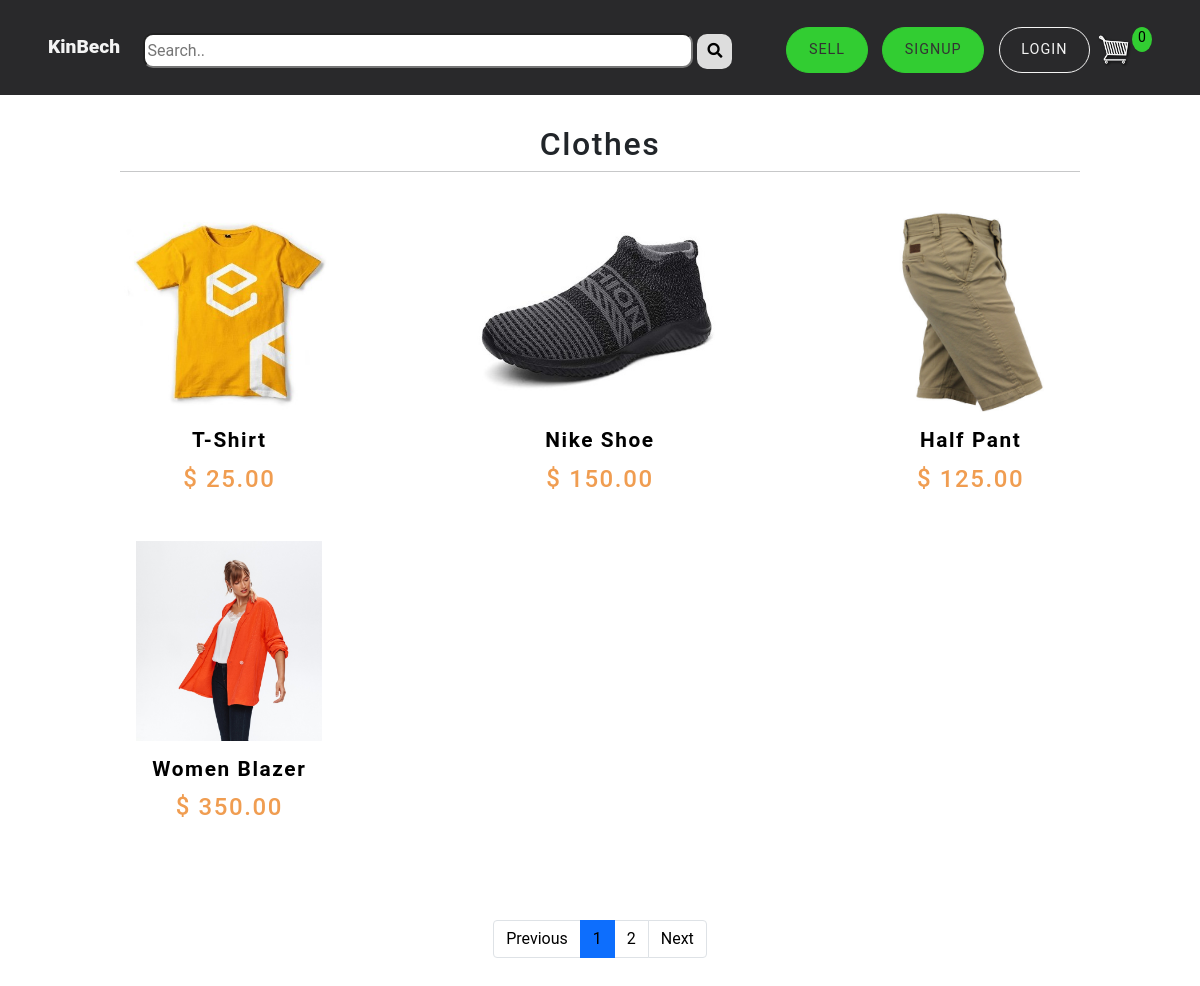
Screenshot of /category/clothes/ with the database file from the repository.
### store/models.py (models this page shows, shortened)
class Product(models.Model):
    seller = models.ForeignKey(Seller, on_delete=models.CASCADE, null=True)
    name = models.CharField(max_length=200, null=True)
    slug = models.SlugField(unique=True, null=True)
    price = models.DecimalField(max_digits=7, decimal_places=2, null=True)
    quantity = models.PositiveIntegerField(default=1, null=True)
    brand = models.CharField(max_length=200, null=True)
    category = models.ForeignKey(Category, on_delete=models.CASCADE, null=True)
    image = models.ImageField(null=True, blank=True)
    description = models.TextField(null=True)
    discount = models.FloatField(default=0)
    warranty = models.CharField(max_length=50, null=True, blank=True)
    return_policy = models.CharField(max_length=60, null=True, blank=True)
    view_count = models.PositiveIntegerField(default=0)
    date_added = models.DateTimeField(auto_now_add=True, null=True)
    disable = models.BooleanField(default=False)
    @property
    def imageURL(self):
        try:
            url = self.image.url
        except:
            url = 'static/images/placeholder.png'
        return url

class Category(models.Model):
    title = models.CharField(max_length=50, null=True)
    slug = models.SlugField(unique=True, null=True)
    image = models.ImageField(null=True, blank=True)
    def __str__(self):
        return self.title

### store/views.py (the view)
# urls.py: path('category/<slug:slug>/', views.categoryProducts, name="category-products"),
def categoryProducts(request, slug):
    data = cartData(request)
    cartItems = data['cartItems']
    order = data['order']
    items = data['items']
    products = Product.objects.filter(
        category__slug=slug, disable=False).order_by("id")
    paginator = Paginator(products, 4)  # Shows 4 products per page.
    page_number = request.GET.get('page')
    products = paginator.get_page(page_number)
    context = {"products": products, "cartItems": cartItems, }
    return render(request, "store/categoryProducts.html", context)

### seller/context_processors.py (called while the page is built)
def notification(request):
    if request.user.is_authenticated:
        try:
            seller = request.user.seller
        except:
            seller = Seller.objects.filter(id=1)
    else:
        seller = Seller.objects.filter(id=1)
    noti_orders = Order.objects.filter(orderitem__product__seller=seller, orderitem__orderItem_order_status="Order Received",
                                       orderitem__noti_status=True, complete=True).distinct().order_by("-id")
    canceledOrderItem = OrderItem.objects.filter(
        product__seller=seller, orderItem_order_status="Order Canceled", noti_status=True)
    return {'noti_orders': noti_orders, 'seller': seller, 'canceledOrderItem': canceledOrderItem}

### store/utils.py (called while the page is built, shortened)
def cookieCart(request):
    try:
        cart = json.loads(request.COOKIES['cart'])
    except:
        cart = {}
    items = []
    order = {'totalCartPrice': 0, 'totalCartQuantity': 0}
    cartItems = order['totalCartQuantity']
    return {'cartItems': cartItems, 'order': order, 'items': items}

### store/templates/store/categoryProducts.html (shortened to what this page needs)
{% extends 'store/main.html' %}
{% load humanize %}
{% load static %}
{% block content %}
<section id="products" style="padding-top:125px;">
    <div class="section-title">
        {% for product in products|slice:":1" %}
        <h2>{{product.category}}</h2>
        <hr style="width:80%; margin:auto;">
        {% endfor %}
    </div>
    <div class="products-center">
        {% for product in products %}
        <div class="product">
            <div class="img-container">
                <img src="{{product.imageURL}}" id="product-img" class="img-fluid"
                    onerror=this.src="{% static 'images/default-image.jpg' %}">
            </div>
            <h3><strong><a href="{% url 'app:productDetail' product.slug %}">{{ product.name }}</a></strong></h3>
            {% if product.discount > 0 %}
            <h4>$ {{product.discount_price|intcomma|floatformat:2}}</h4>
            {% else %}
            <h4>$ {{product.price|intcomma}}</h4>
            {% endif %}
        </div>
        {% endfor %}
    </div>
    <nav aria-label="Page navigation example" style="margin-top:90px;">
        <ul class="pagination justify-content-center">
            {% if products.has_previous %}
            <li class="page-item">
                <a class="page-link" href="?page={{ products.previous_page_number }}">Previous</a>
            </li>
            {% else %}
            <li class="page-item disabled">
                <a class="page-link" href="#" tabindex="-1" aria-disabled="true">Previous</a>
            </li>
            {% endif %}
            {% for i in products.paginator.page_range %}
            {% if i == products.number %}
            <li class="page-item active"><a class="page-link">{{i}}</a></li>
            {% else %}
            <li class="page-item"><a class="page-link" href="?page={{i}}">{{i}}</a></li>
            {% endif %}
            {% endfor %}
            {% if products.has_next %}
            <li class="page-item">
                <a class="page-link" href="?page={{ products.paginator.num_pages }}">Next</a>
            </li>
            {% else %}
            <li class="page-item disabled">
                <a class="page-link" href="#">Next</a>
            </li>
            {% endif %}
        </ul>
    </nav>
</section>
{% endblock content %}

### static/css/style.css (style rules this page uses)
body { margin: 0; padding: 0; font-family: "Roboto", sans-serif; }
:root { --primaryColor: #f09d51; --mainWhite: #fff; --text: #f4f4f4; --text-inverse: #333; --background: rgb(41, 41, 43); --mainSpacing: 0.1rem; --mainTransition: all 0.3s linear; }
#products { padding: 4rem 0; }
.section-title h2 { text-align: center; letter-spacing: var(--mainSpacing); }
.products-center { width: 90vw; margin: 0 auto; margin-top: 40px; display: grid; grid-template-columns: repeat(auto-fit, minmax(260px, 1fr)); grid-column-gap: 2rem; grid-row-gap: 2.5rem; }
.img-container { position: relative; overflow: hidden; }
#product-img { display: block; margin-left: auto; margin-right: auto; transition: var(--mainTransition); height: 200px; object-fit: contain; }
#products h3 { text-transform: capitalize; font-size: 1.3rem; margin-top: 1rem; letter-spacing: var(--mainSpacing); text-align: center; }
#products a, .product_details a { text-decoration: none; cursor: pointer; color: black; }
#products h4 { margin-top: 0.7rem; letter-spacing: var(--mainSpacing); color: var(--primaryColor); text-align: center; }
.img-fluid { width: 100%; height: 50px; object-fit: contain; }
ul { margin: 0; padding: 0; list-style: none; }

### rows the page displays
Product: category "Clothes", imageURL (picture), name "T-Shirt", price "25.00"
Product: imageURL (picture), name "Nike Shoe", price "150.00"
Product: imageURL (picture), name "Half Pant", price "125.00"
Product: imageURL (picture), name "Women Blazer", price "350.00"

### other values shown
{{ cartItems }} "0"
{{ i }} "1"
{{ i }} "2"
